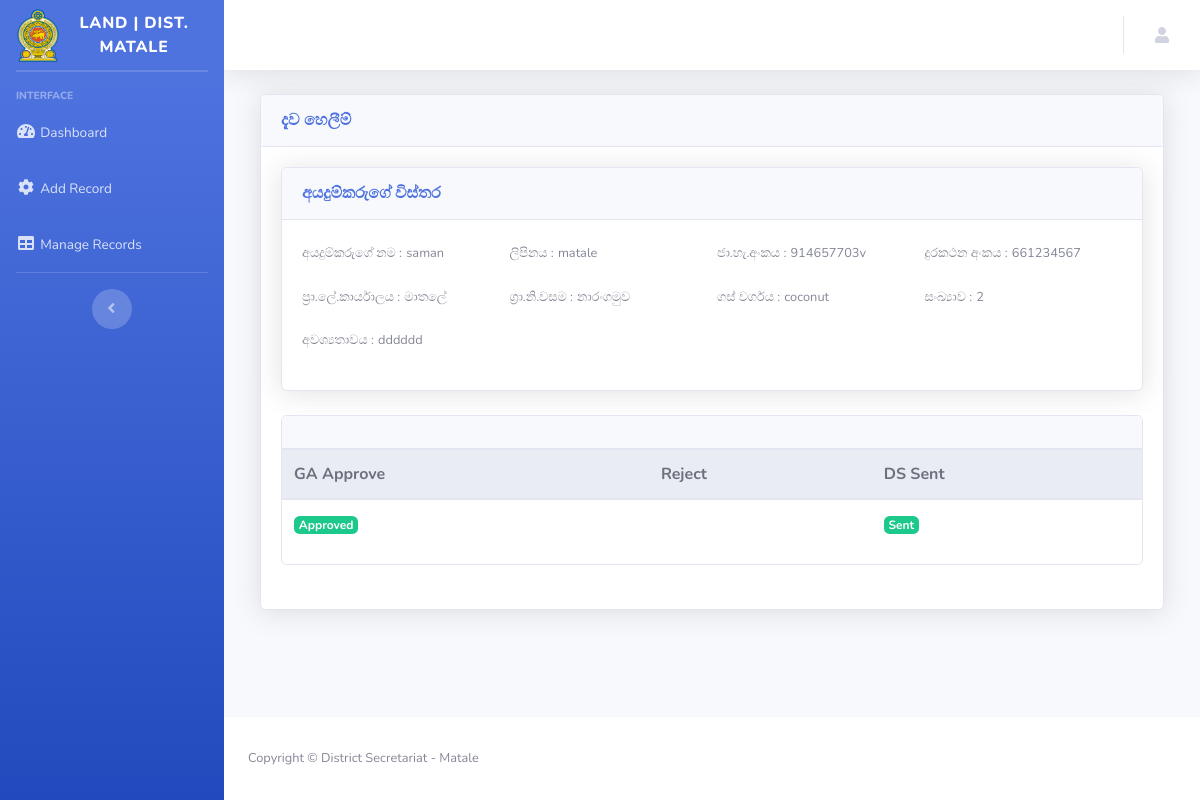
The app's page /land/status.php?id=3&&type=1 with its own data.
### tables this page shows
CREATE TABLE `tree_cut` (
  `id` int(11) NOT NULL,
  `applicant_name` varchar(100) NOT NULL,
  `addres` varchar(100) NOT NULL,
  `nic` varchar(15) NOT NULL,
  `contact` int(11) NOT NULL,
  `ds` varchar(50) NOT NULL,
  `gnd` varchar(50) NOT NULL,
  `requirement` varchar(500) NOT NULL,
  `tree` varchar(50) NOT NULL,
  `qty` int(11) NOT NULL,
  `ga_status` int(11) NOT NULL,
  `ds_status` int(11) NOT NULL,
  `reject_reason` varchar(200) NOT NULL,
  `certified_deed` varchar(50) NOT NULL,
  `replicas` varchar(50) NOT NULL,
  `plans` varchar(50) NOT NULL,
  `partners_letters` varchar(50) NOT NULL,
  `apdate` date DEFAULT NULL,
  `dsno` varchar(10) NOT NULL,
  `ds_recomm` varchar(100) NOT NULL,
  `dis_recomm` varchar(100) NOT NULL
);

CREATE TABLE `div_sec` (
  `divno` int(11) NOT NULL,
  `divna` varchar(25) NOT NULL DEFAULT '0'
);

CREATE TABLE `gntable` (
  `gncode` int(11) NOT NULL,
  `lifecode` varchar(50) NOT NULL,
  `gnname` varchar(50) NOT NULL,
  `gnoldcode` varchar(50) NOT NULL,
  `divsec` int(11) NOT NULL,
  `poldiv` int(11) NOT NULL
);

### land/status.php (the view, shortened to what this page needs)
<?php
include('includes/connectiondb.php');
mysqli_set_charset($conn,"utf8");
$id = $_GET['id'];
$type=$_GET['type'];
$q1 = $conn->query("SELECT * from tree_cut WHERE id = $id");
if($q1 !== false && $q1->num_rows > 0){
while($row=$q1->fetch_assoc()){
$applicant_name=$row['applicant_name'];
$addres=$row['addres'];
$nic=$row['nic'];
$contact=$row['contact'];
$ds=$row['ds'];
$gnd=$row['gnd'];
$requirement=$row['requirement'];
$tree=$row['tree'];
$qty=$row['qty'];
$ga_status=$row['ga_status'];
$ds_status=$row['ds_status'];
$q1 = $conn->query("SELECT * FROM div_sec WHERE divno=$ds");
if($q1->num_rows>0)
{
  while($row=$q1->fetch_assoc()){
   $divna1 = $row["divna"];
}
}
$q2 = $conn->query("SELECT * FROM gntable WHERE gncode=$gnd");
if($q2->num_rows>0)
{
  while($row=$q2->fetch_assoc()){
   $gnname1 = $row["gnname"];
}
}
}
}
?>
<!DOCTYPE html>
<html lang="en">
<head>
    <link href="vendor/fontawesome-free/css/all.min.css" rel="stylesheet" type="text/css">
    <link href="css/sb-admin-2.min.css" rel="stylesheet">
</head>
<body id="page-top">
    <div id="wrapper">
         <?php include('includes/sidebar.php');?>
        <div id="content-wrapper" class="d-flex flex-column">
            <div id="content">
 <?php include('includes/header.php');?>
                <div class="container-fluid">
					                       <div class="col-xl-12 col-lg-7">
	<?php
    if($type=='1')
    {
    ?>
<div class="card shadow mb-4">
                                <div class="card-header py-3">
                                    <h6 class="m-0 font-weight-bold text-primary">දැව හෙලීම්</h6>
                                </div>
                                <div class="card-body">
<div class="card shadow mb-4">
                          <div class="card-header py-3">
                          <h6 class="m-0 font-weight-bold text-primary">අයදුම්කරුගේ විස්තර</h6>
                          </div>
                          <div class="card-body">
                          <div class="form-row">
												 <div class="col-md-3">
													<div class="form-group"><label class="small mb-1" for="record_room_no">අයදුම්කරුගේ නම :</label>
                          <?php echo "<label for='inputEmail3' class='small mb-1'>$applicant_name</label>"; ?>
													</div>
											 	 </div>
												 <div class="col-md-3">
                        <div class="form-group"><label class="small mb-1" for="other">ලිපිනය :</label>
                          <?php echo "<label for='inputEmail3' class='small mb-1'>$addres</label>"; ?>
													</div>
                                                </div>
												 <div class="col-md-3">
                        <div class="form-group"><label class="small mb-1" for="shelf_no">ජා.හැ.අංකය :</label>
                        <?php echo "<label for='inputEmail3' class='small mb-1'>$nic</label>"; ?>													</div>
                                                </div>
												<div class="col-md-3">
                        <div class="form-group"><label class="small mb-1" for="file_no">දුරකථන අංකය :</label>
                          <?php echo "<label for='inputEmail3' class='small mb-1'>$contact</label>"; ?>
													</div>
                        </div>
												</div>
                        <div class="form-row">
												 <div class="col-md-3">
													<div class="form-group"><label class="small mb-1" for="record_room_no">ප්‍රා.ලේ.කාර්යාලය :</label>
                          <?php echo "<label for='inputEmail3' class='small mb-1'>$divna1</label>"; ?>
													</div>
											 	 </div>
												 <div class="col-md-3">
                        <div class="form-group"><label class="small mb-1" for="other">ග්‍රා.නි.වසම :</label>
                          <?php echo "<label for='inputEmail3' class='small mb-1'>$gnname1</label>"; ?>
													</div>
                                                </div>
												 <div class="col-md-3">
                        <div class="form-group"><label class="small mb-1" for="shelf_no">ගස් වර්ගය :</label>
                        <?php echo "<label for='inputEmail3' class='small mb-1'>$tree</label>"; ?>													</div>
                                                </div>
												<div class="col-md-3">
                        <div class="form-group"><label class="small mb-1" for="file_no">සංඛ්‍යාව :</label>
                          <?php echo "<label for='inputEmail3' class='small mb-1'>$qty</label>"; ?>
													</div>
                        </div>
												</div>
                        <div class="form-row">
												 <div class="col-md-3">
													<div class="form-group"><label class="small mb-1" for="record_room_no">අවශ්‍යතාවය :</label>
                          <?php echo "<label for='inputEmail3' class='small mb-1'>$requirement</label>"; ?>
													</div>
											 	 </div>
												</div>
												</div>
											</div>
<form required id="example-form" method="post" name="myForm1" enctype="multipart/form-data" class="form-horizontal" onSubmit="return validateForm()" >
<div class="card">
                     <div class="card-header py-3 d-flex flex-row align-items-center justify-content-between">
                     </div>
                     <div class="table-responsive">
                       <table class="table align-items-center table-flush">
                         <thead class="thead-light">
                           <tr>
                             <th>GA Approve</th>
                             <th>Reject</th>
                             <th>DS Sent</th>
                           </tr>
                         </thead>
    <tbody>
     <tr>
       <td>
       <?php if($ga_status == '1')
{
  echo " <span class='badge badge-success'>Approved</span>";
}
?>
      </td>
      <td>
      </td>
      <td>
      <?php
      if($ga_status == '1')
      {
      if($ds_status == '1')
{
 echo " <span class='badge badge-success'>Sent</span>";
}
}
?>
</td>
     </tr>
   </tbody>
</table>
</div>
</div>
</form>
<br>
    <?php } ?>
                                </div>
                            </div>
                    </div>
                </div>
            </div>
<?php
    include('includes/footer.php');
    ?>
        </div>
    </div>
</body>
</html>

### records on screen
tree_cut: applicant_name "saman", addres "matale", nic "914657703v", contact "661234567", tree "coconut", qty "2", requirement "dddddd"
div_sec: divna "මාතලේ"
gntable: gnname "නාරංගමුව"
